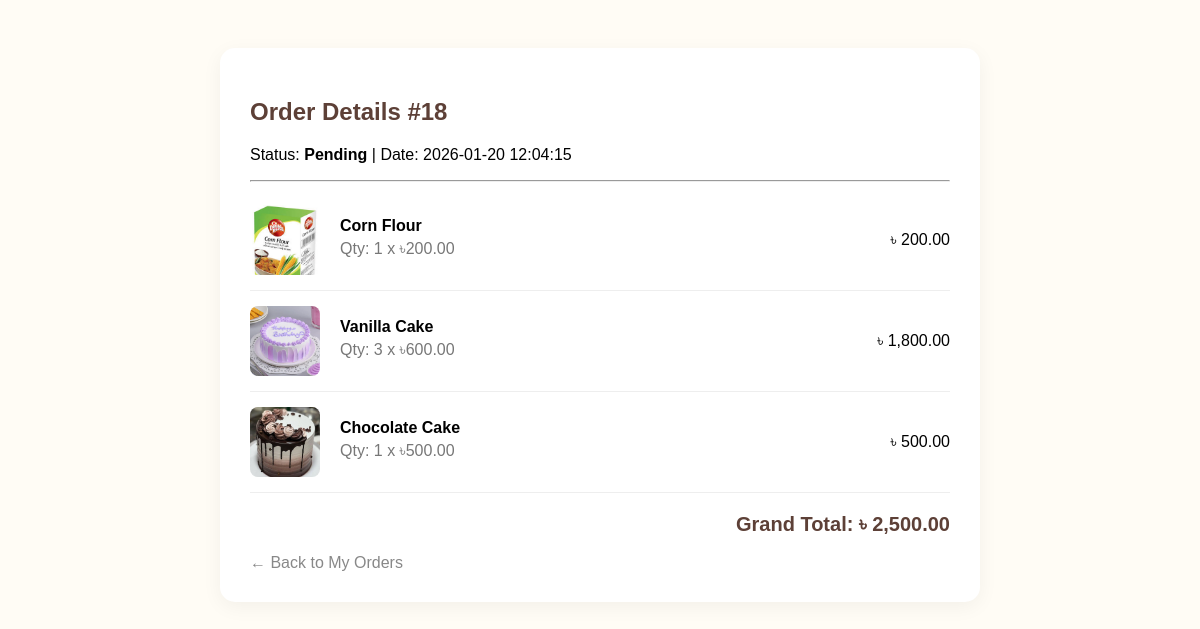
Screenshot of /View/order_details.php?id=18 (signed in) with the database file from the repository.
### tables this page shows
CREATE TABLE `orders` (
  `id` int(11) NOT NULL,
  `user_id` int(11) NOT NULL,
  `customer_name` varchar(255) NOT NULL,
  `total_amount` decimal(10,2) NOT NULL,
  `status` varchar(50) DEFAULT 'Pending',
  `created_at` timestamp NOT NULL DEFAULT current_timestamp(),
  `order_date` timestamp NOT NULL DEFAULT current_timestamp()
);

CREATE TABLE `order_items` (
  `id` int(11) NOT NULL,
  `order_id` int(11) NOT NULL,
  `product_id` int(11) NOT NULL,
  `quantity` int(11) NOT NULL,
  `price` decimal(10,2) NOT NULL
);

CREATE TABLE `products` (
  `id` int(11) NOT NULL,
  `name` varchar(255) NOT NULL,
  `category` varchar(100) NOT NULL,
  `price` decimal(10,2) NOT NULL,
  `stock` int(11) NOT NULL,
  `image` varchar(255) DEFAULT NULL
);

### View/order_details.php (the view, shortened to what this page needs)
<?php
include '../Model/db.php';
$order_id = $_GET['id'];
$order_query = mysqli_query($conn, "SELECT * FROM orders WHERE id = '$order_id'");
$order_info = mysqli_fetch_assoc($order_query);
$items_res = mysqli_query($conn, "SELECT p.name, p.image, p.price, oi.quantity
                                 FROM order_items oi
                                 JOIN products p ON oi.product_id = p.id
                                 WHERE oi.order_id = '$order_id'");
?>
<!DOCTYPE html>
<html>
<head>
</head>
<body>
    <div class="details-card">
        <h2 style="color: #5d4037;">Order Details #<?php echo $order_id; ?></h2>
        <p>Status: <strong><?php echo $order_info['status']; ?></strong> | Date: <?php echo $order_info['created_at']; ?></p>
        <hr>
        <?php while($item = mysqli_fetch_assoc($items_res)) { ?>
            <div class="item-row">
                <img src="../uploads/<?php echo $item['image']; ?>" class="item-img">
                <div style="flex-grow: 1;">
                    <h4 style="margin: 0;"><?php echo $item['name']; ?></h4>
                    <p style="margin: 5px 0; color: #777;">Qty: <?php echo $item['quantity']; ?> x ৳<?php echo $item['price']; ?></p>
                </div>
                <div>৳ <?php echo number_format($item['quantity'] * $item['price'], 2); ?></div>
            </div>
        <?php } ?>
        <div class="total-section">
            Grand Total: ৳ <?php echo number_format($order_info['total_amount'], 2); ?>
        </div>
        <br>
        <a href="my_orders.php" style="color: #888; text-decoration: none;">← Back to My Orders</a>
    </div>
</body>
</html>

### View/order_details.php (style rules this page uses)
body { background: #fffcf5; font-family: sans-serif; padding: 40px; }
.details-card { max-width: 700px; margin: auto; background: white; padding: 30px; border-radius: 15px; box-shadow: 0 5px 20px rgba(0,0,0,0.05); }
.item-row { display: flex; align-items: center; padding: 15px 0; border-bottom: 1px solid #eee; }
.item-img { width: 70px; height: 70px; object-fit: cover; border-radius: 8px; margin-right: 20px; }
.total-section { text-align: right; margin-top: 20px; font-size: 20px; font-weight: bold; color: #5d4037; }

### rows the page displays
orders: status "Pending", created_at "2026-01-20 12:04:15", total_amount "2,500.00"
order_items: product.image (picture), product.name "Corn Flour", quantity "1", product.price "200.00", $item['quantity']*$item['price'] "200.00"
order_items: product.image (picture), product.name "Vanilla Cake", quantity "3", product.price "600.00", $item['quantity']*$item['price'] "1,800.00"
order_items: product.image (picture), product.name "Chocolate Cake", quantity "1", product.price "500.00", $item['quantity']*$item['price'] "500.00"

### other values shown
$order_id "18"
